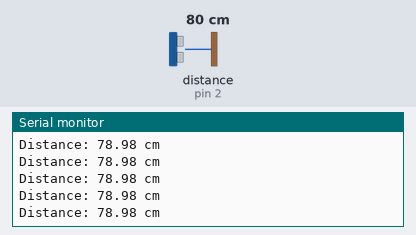
A sketch run on a simulated Arduino Uno, built with avr-gcc and run on an emulated ATmega328P. Shown: the last lines printed to the serial monitor. Wiring (inferred from the names in the program): ultrasonic range finder: trigger pin 3; echo pin 2. The inputs (shaded band) are chosen by the test bench; at power-on: distance to the obstacle (sensor on pin 2) 80 cm. The echo pulse lasts 58.3 µs per cm.

Above: at 1.2 s.
1.3 s: distance to the obstacle (sensor on pin 2) set to 120 cm
At 1.8 s:
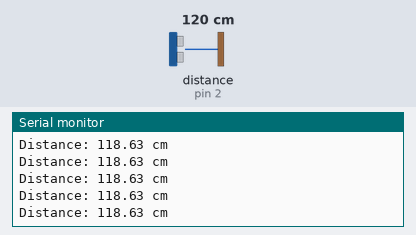
4.3 s: distance to the obstacle (sensor on pin 2) set to 2 cm
At 4.8 s:
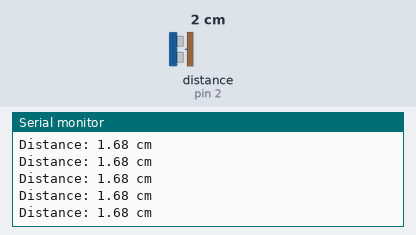
7.3 s: distance to the obstacle (sensor on pin 2) set to 18 cm
At 7.8 s:
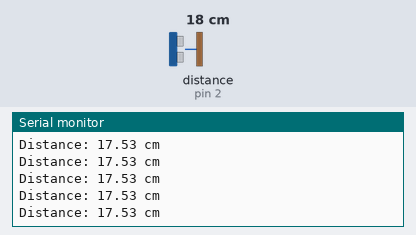
10.3 s: distance to the obstacle (sensor on pin 2) set to 4 cm
At 10.8 s:
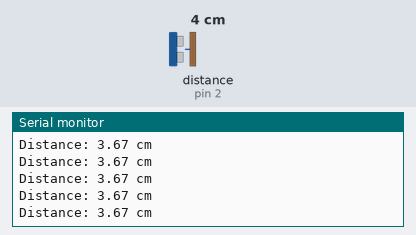
13.3 s: distance to the obstacle (sensor on pin 2) set to 250 cm
At 14.3 s:
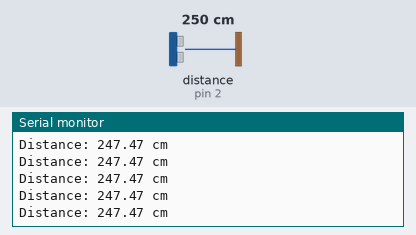
16.3 s: distance to the obstacle (sensor on pin 2) set to 35 cm
At 16.8 s:
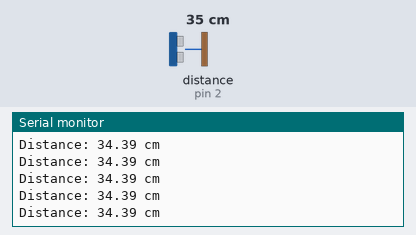
Timing chart, 0 to 19.3 s (numbered marks = the images above; inputs shaded):
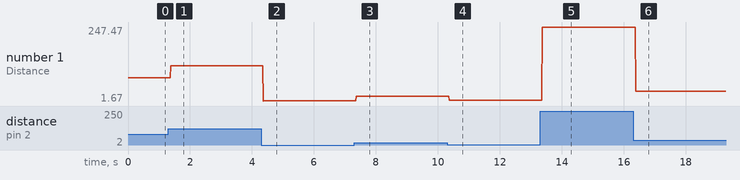

The sketch:

06__ultrasonic1.ino
```cpp
#define echoPin 2
#define trigPin 3

void setup() {
  pinMode(trigPin, OUTPUT);
  pinMode(echoPin, INPUT);
  Serial.begin(9600);
}

void loop() {
  // Clears the trigPin condition
  digitalWrite(trigPin, LOW);
  delayMicroseconds(2);

  // Sets the trigPin HIGH (ACTIVE) for 10 microseconds
  digitalWrite(trigPin, HIGH);
  delayMicroseconds(10);
  digitalWrite(trigPin, LOW);

  // Reads the echoPin, returns the sound wave travel time in microseconds
  float duration = pulseIn(echoPin, HIGH);

  // Calculating the distance
  float distance = duration * 0.034 / 2;  // Speed of sound wave divided by 2 (go and back)

  // Displays the distance on the Serial Monitor
  Serial.print("Distance: ");
  Serial.print(distance);
  Serial.println(" cm");
}
```

Measured:
- after the input at 1.3 s, the serial monitor: prints a new line after 0.08 s (image 1)
- after the input at 4.3 s, the serial monitor: prints a new line after 0.07 s (image 2)
- after the input at 7.3 s, the serial monitor: prints a new line after 0.07 s (image 3)
- after the input at 10.3 s, the serial monitor: prints a new line after 0.07 s (image 4)
- after the input at 13.3 s, the serial monitor: prints a new line after 0.07 s (image 5)
- after the input at 16.3 s, the serial monitor: prints a new line after 0.09 s (image 6)
- plotted number 1: 78.98 → 118.63 after the input at 1.3 s, 118.63 → 1.68 after the input at 4.3 s, 1.68 → 17.53 after the input at 7.3 s, 17.53 → 3.67 after the input at 10.3 s, 3.67 → 247.47 after the input at 13.3 s
